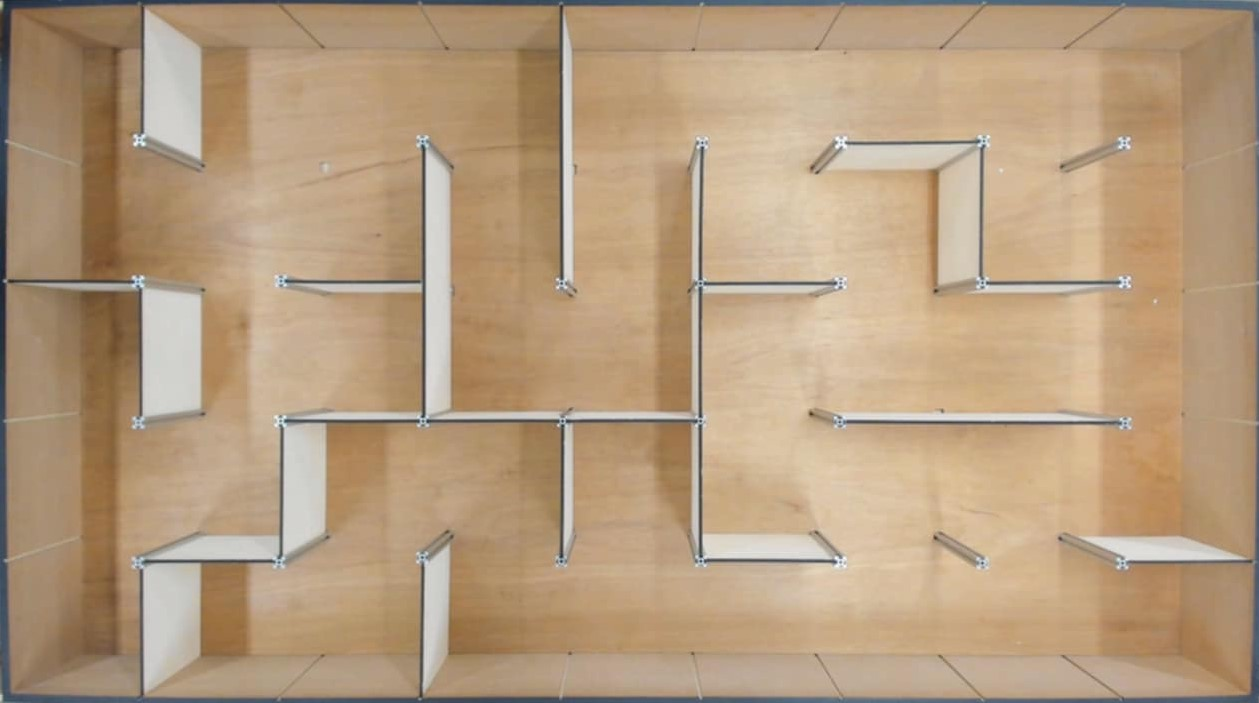
#> input picture test.jpg, 1259 x 703 px
$ jupyter execute 'maze_path_planning(2).ipynb'
#> lines starting #> are read from the running program, lines starting #| are printed output that depends on the picture; after the words box and inside, x2 and y2 are one past the last pixel; in counts of white or black regions, pixels touching at a corner belong together
[cell 1]
#import opencv and numpy
import cv2
import numpy as np
import random
import math
from matplotlib import pyplot as plt

#trackbar callback function to update HSV value
def callback(x):
    global H_low, H_high, S_low, S_high, V_low, V_high
    #assign trackbar position value to H, S, V High and low variables
    H_low = cv2.getTrackbarPos('low H', 'controls')
    H_high = cv2.getTrackbarPos('high H', 'controls')
    S_low = cv2.getTrackbarPos('low S', 'controls')
    S_high = cv2.getTrackbarPos('high S', 'controls')
    V_low = cv2.getTrackbarPos('low V', 'controls')
    V_high = cv2.getTrackbarPos('high V', 'controls')

#create a separate window named 'controls' for trackbar
cv2.namedWindow('controls', 2)
cv2.resizeWindow("controls", 550, 300)

#global variables
H_low = 0
H_high = 179
S_low = 0
S_high = 255
V_low = 0
V_high = 255

#create trackbars for high, low H, S, V
cv2.createTrackbar('low H', 'controls', 0, 179, callback)
cv2.createTrackbar('high H', 'controls', 179, 179, callback)
cv2.createTrackbar('low S', 'controls', 0, 255, callback)
cv2.createTrackbar('high S', 'controls', 255, 255, callback)
cv2.createTrackbar('low V', 'controls', 0, 255, callback)
cv2.createTrackbar('high V', 'controls', 255, 255, callback)


#read source image
img = cv2.imread("test.jpg")
#> img is the input picture: shape (703, 1259, 3); mean B, G, R 127.2, 156.5, 182.1

#scale down the image by a factor of 4
width = img.shape[1] // 5
#> width = 251
height = img.shape[0] // 5
#> height = 140
img = cv2.resize(img, (width, height), interpolation=cv2.INTER_AREA)
#> img: shape (140, 251, 3)

#convert source image to HSV color mode
hsv = cv2.cvtColor(img, cv2.COLOR_BGR2HSV)
#> hsv: shape (140, 251, 3); mean H, S, V 18.9, 79, 182.6


while(1):
    #define the range for HSV values
    hsv_low = np.array([H_low, S_low, V_low], np.uint8)
    hsv_high = np.array([H_high, S_high, V_high], np.uint8)

    #create mask for the specified HSV range
    mask = cv2.inRange(hsv, hsv_low, hsv_high)
#> mask: shape (140, 251); every value is 255
    #masking HSV value selected color becomes black
    res = cv2.bitwise_and(img, img, mask=mask)

    #show images
    cv2.imshow('mask', mask)
    cv2.imshow('res', res)

    #wait for the user to press escape and break the while loop
    k = cv2.waitKey(1) & 0xFF
#> (key Esc is pressed here)
    if k == 27:
        break

#destroy all windows
cv2.destroyAllWindows()

print(H_low, H_high, S_low, S_high, V_low, V_high)

[cell 2]
# Filtering noise
def bwareaopen(img, min_area):
#> called with min_area = 40
    img_inverted = cv2.bitwise_not(img)
#> img_inverted: shape (140, 251); every value is 0
    # 获取所有连通区域的标签、统计数据等
    num_labels, labels, stats, centroids = cv2.connectedComponentsWithStats(img_inverted, connectivity=8)
#> labels: shape (140, 251) int32; every value is 0
#> num_labels = 1; stats = [[0, 0, 251, 140, 35140]]; centroids = [[125, 69.5]]

    # 保留面积大于等于指定阈值的区域，移除小的噪点
    filtered_img = np.zeros_like(img_inverted)
    for i in range(1, num_labels):  # 跳过背景（label=0）
        if stats[i, cv2.CC_STAT_AREA] >= min_area:
            filtered_img[labels == i] = 255

    return cv2.bitwise_not(filtered_img)


def MyCVShow(img):
    while(1):
        cv2.imshow('CVIMG', img)
        k = cv2.waitKey(1) & 0xFF
#> (key Esc is pressed here)
        if k == 27:
            cv2.destroyAllWindows()
            break


mask_filtered = bwareaopen(mask, 40)

plt.imshow(mask)
plt.show()

MyCVShow(mask_filtered)

[cell 3]
# class definition
class Node:

    def __init__(self, node_id, x, y):
        self.id = node_id
        self.x = x
        self.y = y


class Graph:

    def __init__(self):
        self.nodes = {}
        self.edges = {}

    def add_node(self, node_id, x, y):
        if node_id not in self.nodes:
            self.nodes[node_id] = Node(node_id, x, y)
            self.edges[node_id] = {}

    def add_edge(self, node_id1, node_id2, weight):
        if node_id1 in self.nodes and node_id2 in self.nodes:
            self.edges[node_id1][node_id2] = weight
            self.edges[node_id2][node_id1] = weight  # Assuming it's an undirected graph

    def get_nodes(self):
        return list(self.nodes.values())

[cell 4]
# Nodes, Edges
bfs_image = mask_filtered.copy()

space = np.array(bfs_image).shape[1] / 9
#> space = 27.89
margin = space / 2
#> margin = 13.94

bfs_graph = Graph()

# 添加所有结点
for i in range(45):
    row = i // 9
    column = i % 9
    bfs_graph.add_node(i, int(margin+row*space), int(margin+column*space))


# # 添加所有 edge
for i in range(45):
    row = i // 9
    column = i % 9
    X_current = bfs_graph.nodes[i].x
    Y_current = bfs_graph.nodes[i].y
    # 向右添加 edge
    if column < 9-1:
        no_obstacle = 1
        Y_right = bfs_graph.nodes[i+1].y
        # 检查 →线段 内有无障碍物
        for Y in range(Y_current+1, Y_right):
            if not np.array_equal(bfs_image[X_current][Y], 255):
                no_obstacle = 0
                break
        if no_obstacle == 1:
            bfs_graph.add_edge(i, i+1, 1)
    # 向下添加 edge
    if row < 5-1:
        no_obstacle = 1
        X_down = bfs_graph.nodes[i+9].x
        # 检查 ↓线段 内有无障碍物
        for X in range(X_current+1, X_down):
            # print(bfs_image[X_current][Y])
            if not np.array_equal(bfs_image[X][Y_current], 255):
                no_obstacle = 0
                break
        if no_obstacle == 1:
            bfs_graph.add_edge(i, i+9, 1)


# 绘制所有 node
for Nd in bfs_graph.get_nodes():
    # bfs_image[Nd.x][Nd.y] = [0,255,0]
    cv2.circle(bfs_image, (Nd.y,Nd.x), 3, [0,255,0], -1)
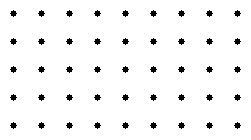
#> bfs_image: shape (140, 251); 96.3% white; 45 black regions, largest, box (x1, y1, x2, y2) and area: (10, 10, 17, 17) 29, (38, 10, 45, 17) 29, (66, 10, 73, 17) 29


# # 绘制所有 edge
for i in range(45):
    X_current = bfs_graph.nodes[i].x
    Y_current = bfs_graph.nodes[i].y
    # 绘制 → edge
    if i+1 in bfs_graph.edges[i]:
        Y_right = bfs_graph.nodes[i+1].y
        # for Y in range(Y_current+1, Y_right):
        #     bfs_image[X_current,Y] = [0, 125, 0]
        cv2.line(bfs_image, (Y_current, X_current), (Y_right, X_current), (0, 125, 0), 3)
    # 绘制 ↓ edge
    if i+9 in bfs_graph.edges[i]:
        X_down = bfs_graph.nodes[i+9].x
        # for X in range(X_current+1, X_down):
        #     bfs_image[X,Y_current] = [0, 125, 0]
        cv2.line(bfs_image, (Y_current, X_current), (Y_current, X_down), (0, 125, 0), 3)
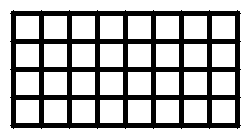
#> bfs_image: shape (140, 251); 71.8% white; 1 black region, box (x1, y1, x2, y2) and area: (10, 10, 241, 129) 9893


plt.imshow(mask_filtered)
plt.show()

MyCVShow(bfs_image)
#> (key Enter is pressed here)

[cell 5]
# BFS algorithm
def bfs(graph, start_node_id, end_node_id):

#> called with start_node_id = 36, end_node_id = 37
    queue = [start_node_id]
    visited = {start_node_id: None}

    while queue:
        current = queue.pop(0)

        if current == end_node_id:
            break

        for neighbor in graph.edges[current]:
            if neighbor not in visited:
                visited[neighbor] = current
                queue.append(neighbor)

    path = []
    while current is not None:
        path.append(current)
        current = visited[current]

    path.reverse()

    return path

[cell 6]
# BFS
path = bfs(bfs_graph, 36, 37)
#> path = [36, 37]

print(f"Path: {path}")
#| Path: [36, 37]

for i in range(len(path) - 1):

    node_current = bfs_graph.nodes[path[i]]
    node_next = bfs_graph.nodes[path[i + 1]]
    cv2.line(bfs_image, (node_current.y, node_current.x), (node_next.y, node_next.x), (0, 0, 255), 12)
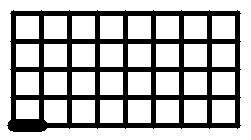
#> bfs_image: shape (140, 251); 71.1% white; 1 black region, box (x1, y1, x2, y2) and area: (7, 10, 241, 132) 10150


plt.imshow(bfs_image)
plt.show()

[cell 7]
# [42 lines of commented-out code are left out]


def get_move_sequence(path):
    moves = []
    current_direction = 'up'  # Initial direction

    for i in range(1, len(path)):
        prev = path[i - 1]
        curr = path[i]

        # Calculate the direction of the move
        if curr == prev + 1:  # Move to the right
            desired_direction = 'right'
        elif curr == prev - 1:  # Move to the left
            desired_direction = 'left'
        elif curr == prev + 9:  # Move down
            desired_direction = 'down'
        elif curr == prev - 9:  # Move up
            desired_direction = 'up'

        # Determine the rotation needed
        if current_direction == desired_direction:
            moves.append('f')
        elif current_direction == 'right':
            if desired_direction == 'down':
                moves.append('r')
                moves.append('f')
            elif desired_direction == 'up':
                moves.append('l')
                moves.append('f')

        elif current_direction == 'left':
            if desired_direction == 'down':
                moves.append('l')
                moves.append('f')
            elif desired_direction == 'up':
                moves.append('r')
                moves.append('f')

        elif current_direction == 'up':
            if desired_direction == 'right':
                moves.append('r')
                moves.append('f')
            elif desired_direction == 'left':
                moves.append('l')
                moves.append('f')

        elif current_direction == 'down':
            if desired_direction == 'right':
                moves.append('l')
                moves.append('f')
            elif desired_direction == 'left':
                moves.append('r')
                moves.append('f')


        # Update current direction
        current_direction = desired_direction
#> after the loop, moves = ['r', 'f']

    return ''.join(moves)


# Calculate the move sequence
move_sequence = get_move_sequence(path)
#> move_sequence = 'rf'

# Output the result
print(move_sequence)
#| rf


MyCVShow(bfs_image)
